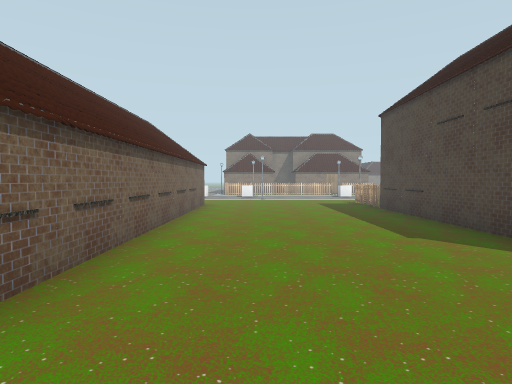
View 1 (above)

24 first-person views from a walk through a scene from a Unity 3-D project. The camera is 1.5 m above the floor, tilts 2° down and sees 75° across. The floor is counted in squares, 2 m on a side. Each view is taken from the middle of a square. On the plan, view 1 faces up. The plan holds only what a view shows up to about 11 squares ahead; the rest is blank. The place goes on beyond the plan. The player is left out. Some surface patterns are stand-ins.

View 2
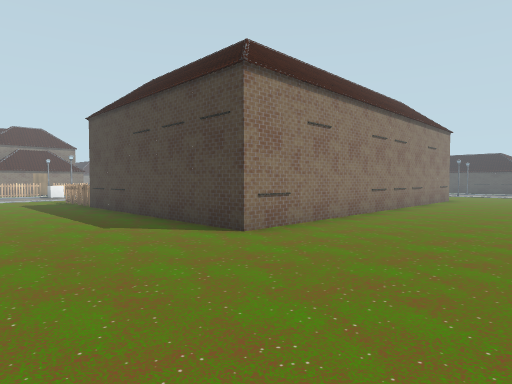

View 3
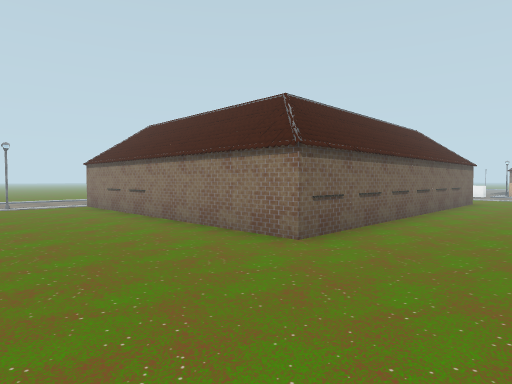

View 4
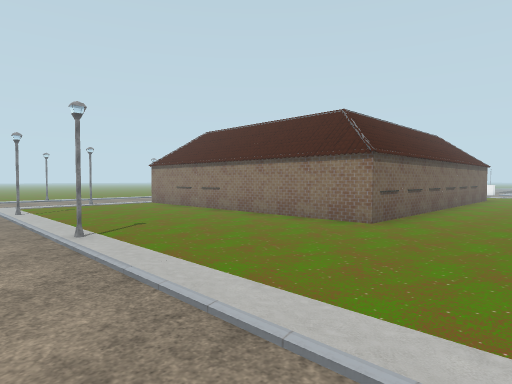

View 5
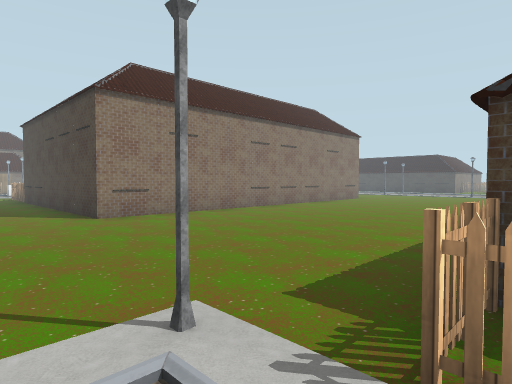

View 6
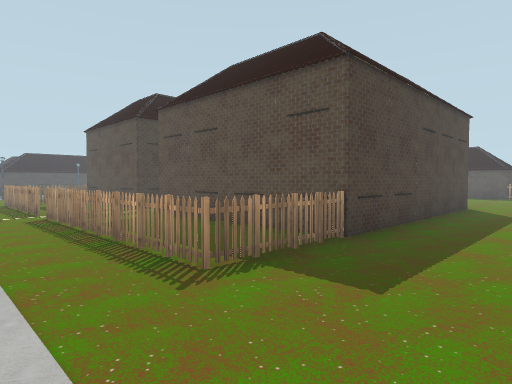

View 7
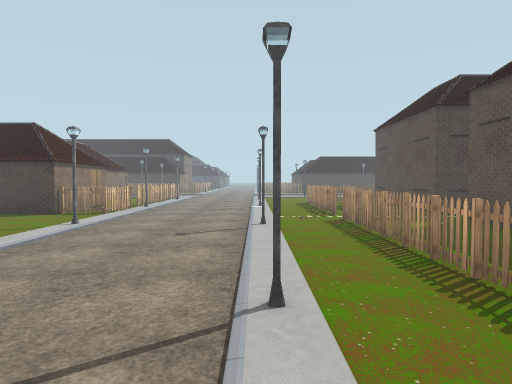

View 8
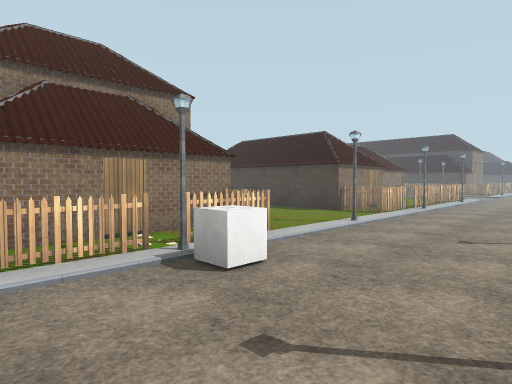

View 9
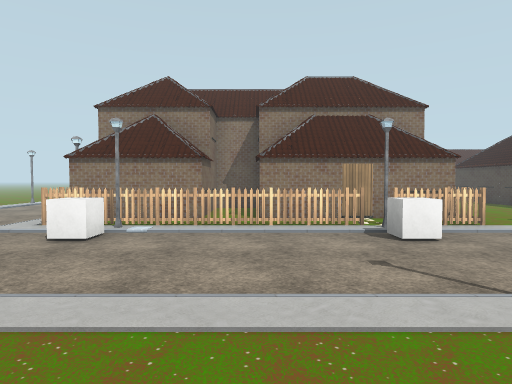

View 10
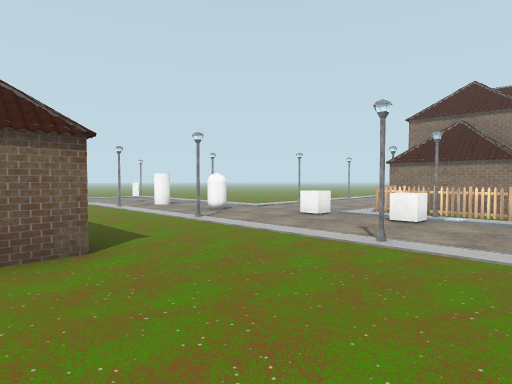

View 11
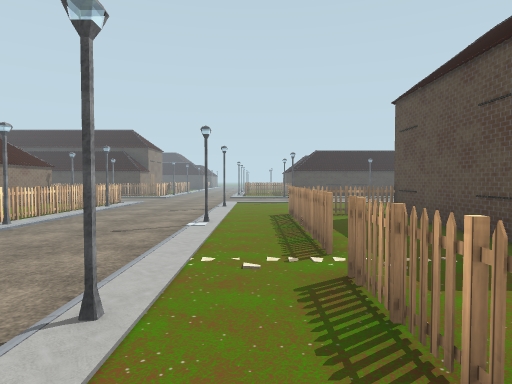

View 12
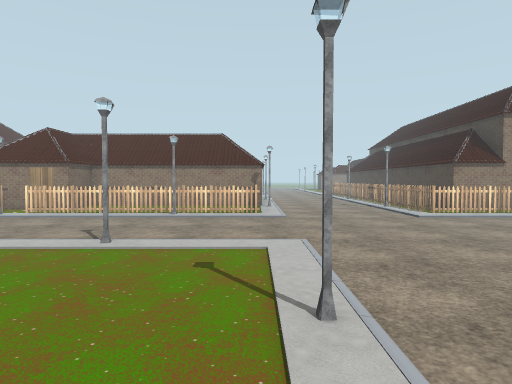

View 13
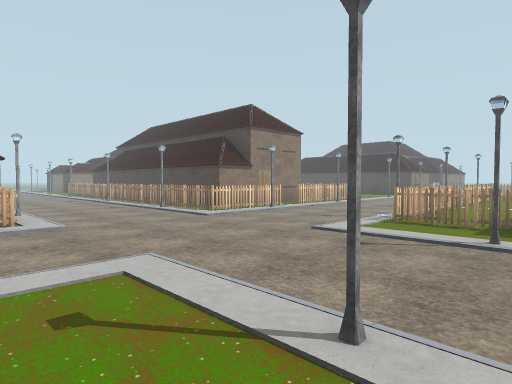

View 14
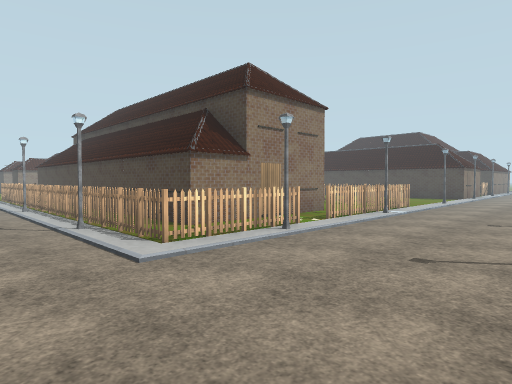

View 15
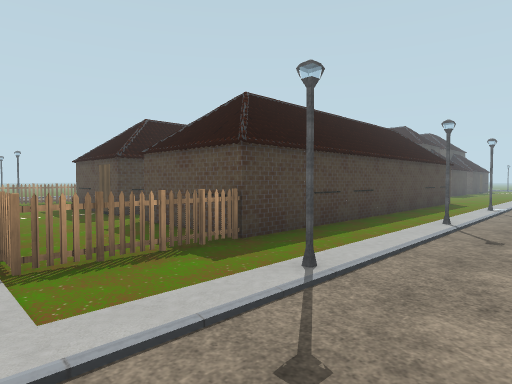

View 16
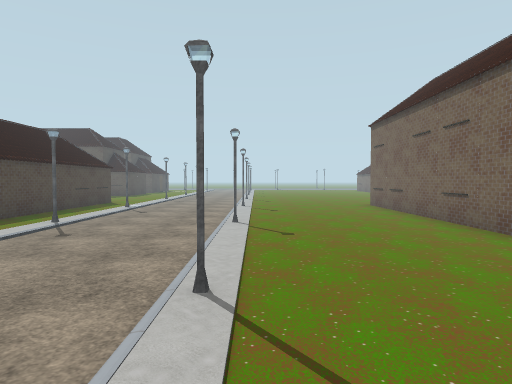

View 17
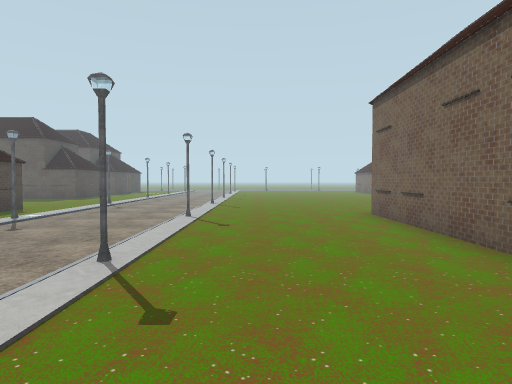

View 18
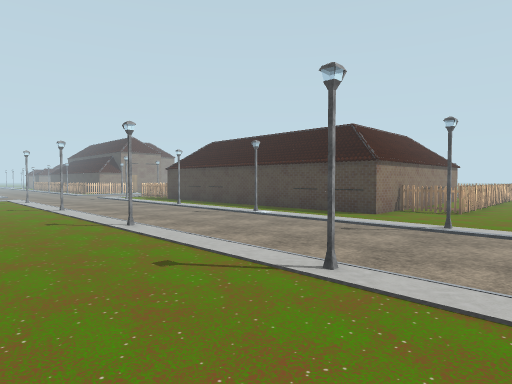

View 19
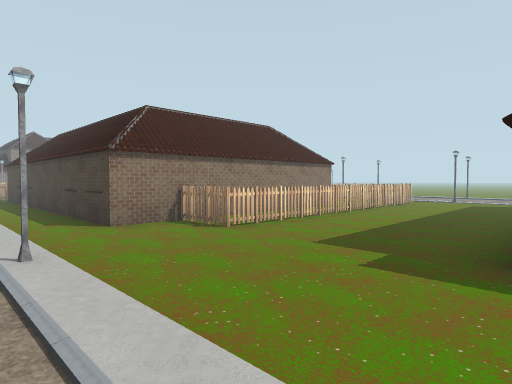

View 20
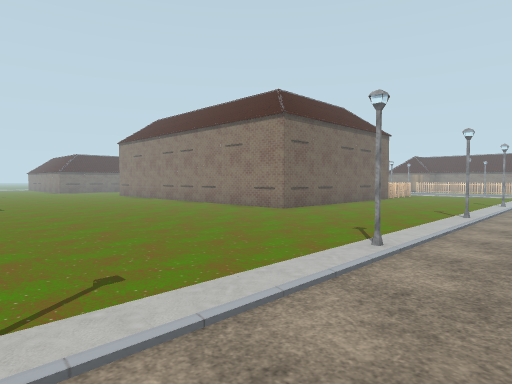

View 21
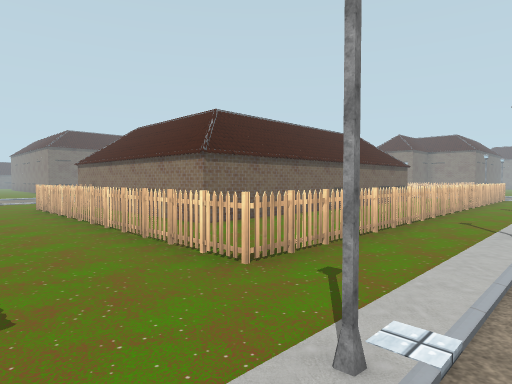

View 22
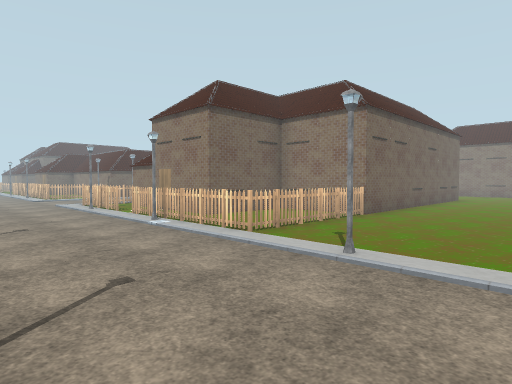

View 23
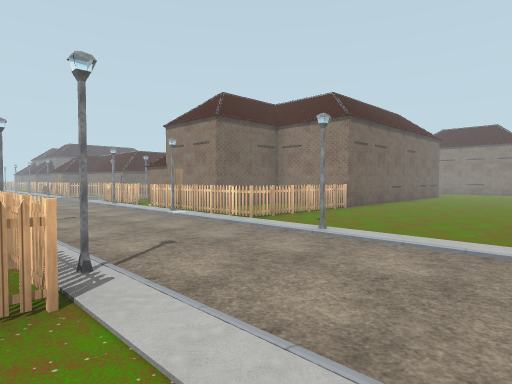

View 24
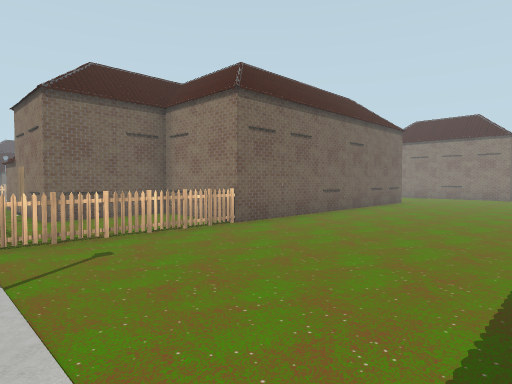

### Floor plan
Points are (right, up) in squares from view 1. A wall is a line through its corners. A room is listed if a view was taken in it or the views show most of it. See-through windows are left out.
Room 1 (views 1, 2, 3, 4, 5, 6, 7, 8, 9, 10, 11, 12, 13, 14, 15, 16, 17, 18, 19, 20, 21, 22, 23, 24)
walls: (13.4, 8.4) (13.4, 2.6) (3.3, 2.6) (3.3, 8.9) (8.5, 8.9); (9.6, 8.1) (9.6, 8.9) (12.5, 8.9); (12.2, 18.9) (12.2, 17.6) (9.6, 17.6) (9.6, 22); (16.5, 18.8) (12.6, 18.8); (6, 17.6) (2, 17.6); (25.8, 10.2) (28.5, 10.2); (22.1, 1.2) (22.1, 10.2) (24.8, 10.2); (0.9, 17.6) (-0.5, 17.6); (-1.6, 10.2) (-1.6, 1.3) (-7.5, 1.3); (28.4, 9) (28.4, 1.3) (23.4, 1.3); (27.6, 20.1) (25.9, 20.1) (25.9, 17.6) (22.1, 17.6) (22.1, 25.5); (28.4, 27) (28.4, 20.4)
objects: other object (-7, -3); other object (-7, 13); other object (-5, 15); other object (-5, 22); other object (-4, -3) to (-3, -3); other object (-4, 13); other object (-3, 15); other object (-3, 18); other object (-2, 17); other object (-2, 18); other object (-1, 16); other object (0, 13); other object (0, 15); other object (0, 16); other object (1, 16); other object (2, -4); other object (2, -3); other object (2, 16); other object (3, -4); other object (3, 9); other object (3, 10) to (3, 11); other object (3, 16); other object (4, 11); other object (4, 13); other object (4, 15); other object (4, 16); other object (5, 11); other object (5, 16); other object (6, 11) to (7, 11); other object (6, 17); other object (8, 11); other object (8, 13); other object (8, 16); other object (9, 11); other object (10, 11); other object (10, 16); other object (10, 17); other object (11, 11) to (12, 11); other object (11, 16); other object (12, 13); other object (12, 16); other object (13, 10); other object (13, 11); other object (13, 16); other object (14, 16); other object (15, 13); other object (15, 16); other object (16, 16); other object (17, -1) to (17, 0); other object (17, 3); other object (17, 7); other object (17, 11); other object (17, 16); other object (17, 17); other object (17, 18); other object (17, 20); other object (17, 21); other object (18, 18); other object (20, 18); other object (20, 22); other object (21, -1) to (21, 0); other object (21, 4); other object (21, 7); other object (21, 11); other object (21, 17); other object (21, 18); other object (21, 19) to (21, 20); other object (21, 21); other object (21, 22); other object (21, 23); other object (21, 24) to (21, 25); other object (22, 11); other object (22, 12); other object (22, 13); other object (22, 16); other object (23, 1); other object (23, 13); other object (23, 16); other object (23, 17); other object (24, 0); other object (24, 13); other object (24, 16); other object (25, 0); other object (25, 13); other object (25, 16); other object (26, 0) to (27, 0); other object (26, 12) to (26, 13); other object (26, 16); other object (27, 12) to (27, 13); other object (27, 16); other object (28, 0); other object (28, 13); other object (28, 16); other object (28, 17); other object (28, 18) to (28, 19); other object (28, 20); other object (29, 0); other object (29, 13); other object (30, 0); other object (30, 13); other object (30, 16); other object (31, 1); other object (31, 2); other object (31, 3); other object (31, 4) to (31, 5); other object (31, 6); other object (31, 7); other object (31, 8); other object (31, 9) to (31, 10); other object (31, 11); other object (31, 12); other object (31, 13); other object (32, -1); other object (32, 11)

Where each view was taken, in squares from view 1:
view 1: 0 up, 0 right, facing up
view 2: 1 down, 0 right, facing up-right
view 3: 2 down, 1 right, facing up-left
view 4: 4 down, 1 right, facing up-left
view 5: 4 down, 1 right, facing up-right
view 6: 13 up, 1 right, facing down-right
view 7: 13 up, 2 right, facing right
view 8: 13 up, 2 right, facing up-right
view 9: 11 up, 2 right, facing up
view 10: 9 up, 2 right, facing up-left
view 11: 12 up, 6 right, facing right
view 12: 9 up, 17 right, facing up
view 13: 10 up, 16 right, facing up-right
view 14: 13 up, 19 right, facing up-right
view 15: 13 up, 19 right, facing down-right
view 16: 13 up, 17 right, facing down
view 17: 10 up, 16 right, facing down
view 18: 2 down, 15 right, facing up-right
view 19: 4 down, 20 right, facing up-right
view 20: 4 down, 19 right, facing up-left
view 21: 2 down, 33 right, facing up-left
view 22: 13 up, 32 right, facing up-left
view 23: 12 up, 33 right, facing up-left
view 24: 16 up, 33 right, facing up-left
